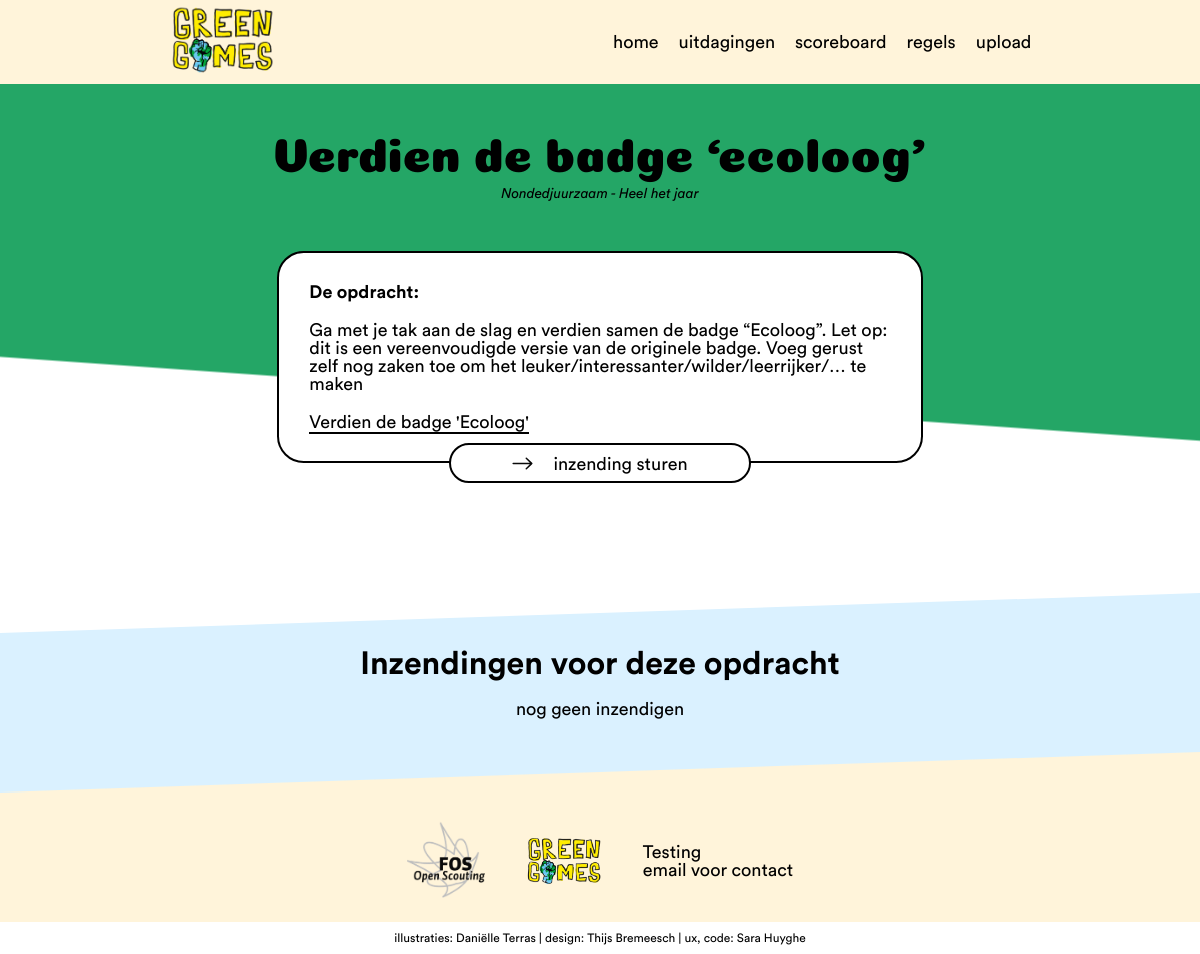
The app's page /index.php?page=detail&id=35 with its own data.
### tables this page shows
CREATE TABLE `opdrachten` (
  `id` int(11) NOT NULL,
  `opdracht` varchar(200) NOT NULL,
  `uitleg` text NOT NULL,
  `linkToPDF` varchar(200) NOT NULL,
  `linkTitel` varchar(200) NOT NULL,
  `punten` int(11) NOT NULL,
  `months_id` int(11) NOT NULL
);

CREATE TABLE `months` (
  `id` int(11) NOT NULL,
  `months` varchar(200) NOT NULL,
  `title` varchar(200) NOT NULL,
  `image` varchar(200) NOT NULL,
  `beginDate` datetime NOT NULL,
  `endDate` date NOT NULL
);

### controller/Controller.php (called while the page is built, shortened)
<?php
class Controller {
  public $route;
  public function filter() {
    call_user_func(array($this, $this->route['action']));
  }
  public function render() {
    $this->createViewVarWithContent();
  }
  private function createViewVarWithContent() {
    require __DIR__ . '/../view/' . strtolower($this->route['controller']) . '/' . $this->route['action'] . '.php';
  }
  private function renderInLayout() {
    include __DIR__ . '/../view/layout.php';
  }
}

### index.php (called while the page is built, shortened)
<?php
$routes = array(
  'index' => array(
    'controller' => 'Inzendingen',
    'action' => 'index'
  ),
  'scoreboard' => array(
    'controller' => 'Inzendingen',
    'action' => 'scoreboard'
  ),
  'upload' => array(
    'controller' => 'Inzendingen',
    'action' => 'upload'
  ),
  'uploadVideo' => array(
    'controller' => 'Inzendingen',
    'action' => 'uploadVideo'
  ),
  'uploadFoto' => array(
    'controller' => 'Inzendingen',
    'action' => 'uploadFoto'
  ),
  'login' => array(
    'controller' => 'Users',
    'action' => 'login'
  ),
  'logout' => array(
    'controller' => 'Users',
    'action' => 'logout'
  ),
  'register' => array(
    'controller' => 'Users',
    'action' => 'register'
  ),
  'admin' => array(
    'controller' => 'Users',
    'action' => 'admin'
  )
  ,
  'opdrachten' => array(
    'controller' => 'Opdrachten',
    'action' => 'opdrachten'
  ),
  'detail' => array(
    'controller' => 'Opdrachten',
    'action' => 'detail'
  ),
  'regels' => array(
    'controller' => 'Opdrachten',
    'action' => 'regels'
  ),
);
$route = $routes[$_GET['page']];
$controllerObj = new $controllerName();
$controllerObj->route = $route;
$controllerObj->filter();
$controllerObj->render();

### controller/OpdrachtenController.php (called while the page is built, shortened)
<?php
require_once __DIR__ . '/Controller.php';
require_once __DIR__ . '/../dao/InzendingenDAO.php';
require_once __DIR__ . '/../dao/OpdrachtenDAO.php';
class OpdrachtenController extends Controller {
  function __construct() {
    $this->InzendingenDAO = new InzendingenDAO();
    $this->OpdrachtenDAO = new OpdrachtenDAO();
  }
  public function detail() {
    if(!empty($_GET['id'])) {
      $opdracht = $this->OpdrachtenDAO->selectById($_GET['id']);
      $inzendingen = $this->InzendingenDAO->selectByOpdrachtId($_GET['id']);
    }
  }
}

### dao/OpdrachtenDAO.php (called while the page is built, shortened)
<?php
class OpdrachtenDAO extends DAO {
    public function selectById($id) {
        $sql = "SELECT `opdrachten`.*, `months`.*  FROM `opdrachten` INNER JOIN `months` ON `months_id` = `months`.`id` WHERE `opdrachten`.`id` = :id";
        $stmt = $this->pdo->prepare($sql);
        $stmt->bindValue(':id', $id);
        $stmt->execute();
        return $stmt->fetch(PDO::FETCH_ASSOC);
    }
}

### dao/InzendingenDAO.php (called while the page is built, shortened)
<?php
class InzendingenDAO extends DAO {
  public function selectByOpdrachtId($id) {
    $sql = "SELECT `inzendingen`.*, `opdrachten`.`opdracht`, `opdrachten`.`punten`, `scouts`.`scouts`, `months`.`months`FROM `inzendingen` INNER JOIN `opdrachten` ON `opdracht_id` = `opdrachten`.`id` INNER JOIN `months` ON `months_id` = `months`.`id` INNER JOIN `scouts` ON `scouts_id` = `scouts`.`id` WHERE `inzendingen`.`opdracht_id` = :id AND `inzendingen`.`approved` = 0 AND `inzendingen`.`opdracht_id` != 40";
    $stmt = $this->pdo->prepare($sql);
    $stmt->bindValue(':id', $id);
    $stmt->execute();
    return $stmt->fetchAll(PDO::FETCH_ASSOC);
  }
}

### view/opdrachten/detail.php (the view)
<section class="firstInfo">
<section class="uitlegDetail">
<h1><?php echo $opdracht['opdracht'] ?></h1>
    <p class="infoDetail italic"><?php echo $opdracht['title'] ?> - <?php echo $opdracht['months'] ?></p>
    <div class="uitlegOpdracht">
        <div>
            <b>De opdracht:</b>
            <p><?php echo $opdracht['uitleg'] ?></p>
            <a href="<?php echo $opdracht['linkToPDF'] ?>" target="_blank"><?php echo $opdracht['linkTitel'] ?></a>
        </div>
        <a class="button" href="index.php?page=upload"><img src="./assets/img/arrow.svg" alt="arrow">inzending sturen</a>
    </div>
</section>
</section>
<div class="inzendingen-top-border"></div>
<section class="specialInzendignen detail">
    <h3>Inzendingen voor deze opdracht</h3>
    <div class="inzendingen">
    <?php if($inzendingen != []): ?>
        <?php foreach ($inzendingen as $inzending): ?>
        <div class="inzending">
        <?php if($inzending['image'] != ""): ?>
            <img src="<?php echo $inzending['image'];?>" alt="" width="320" height="180" class="image"/>
        <?php else: ?>
            <?php if($inzending['videoPlatform'] === "youtube"):?>
            <iframe src="https://www.youtube.com/embed/<?php echo $inzending['embed'] ?>?autoplay=0&showinfo=0&controls=0" width="320" height="180"  frameborder="0" allowfullscreen class="video"></iframe>
                <?php elseif($inzending['videoPlatform'] === "vimeo"): ?>
            <iframe src="https://player.vimeo.com/video/<?php echo $inzending['embed'] ?>?title=0&byline=0&portrait=0" width="320" height="180"  frameborder="0" allowfullscreen class="video"></iframe>
            <?php else: ?>
            <iframe src="<?php echo $inzending['video'] ?>" width="320" height="180" controls=0 frameborder="0" allowfullscreen class="video"></iframe>
              <?php endif; ?>
                <?php endif; ?>
        <div class="infoInzendingen">
            <h4><?php echo $inzending['opdracht'] ?></h4>
            <p><?php echo $inzending['scouts'] ?></p>
            <p class="italic"><?php echo $inzending['months'] ?></p>
            <a class="clickThrough" href="index.php?page=opdrachten">
                <img src="./assets/img/arrow.svg" alt="arrow">
            </a>
        </div>
    </div>
        <?php endforeach; ?>
    <?php else: ?>
        <p style="text-align:center; grid-column: 2">nog geen inzendigen</p>
    <?php endif; ?>
    </div>
</section>
<div class="inzendingen-bottom-border"></div>
<div class="footer-top-border"></div>

### css/style.css (style rules this page uses)
html { height: 100%; font-size: 62.5%; position: relative; background-size: cover; width: 100%; z-index: 2; }
*, *:before, *:after { box-sizing: inherit; }
body { font-family: 'CircularStd_Regular'; font-size: 1.8rem; }
h1 { font-family: Coiny_Regular; font-size: 4.8rem; padding: 1.5rem 0; margin: 0; }
h3 { font-family: CircularStd_Bold; font-size: 3.2rem; }
a { color: #000; font-size: 1.8rem; border-bottom: #000 solid .2rem; text-decoration: none; padding-bottom: .1rem; }
b { font-family: CircularStd_Bold; }
.italic { font-family: "CircularStd_italic"; font-size: 1.4rem; }
.inzendingen { display: grid; grid-template-columns: repeat(3,240pt); grid-gap: 4rem; padding: 2rem 0rem; }
.inzendingen-top-border { box-sizing: padding-box; content: ''; display: block; width: 0; height: 0; border-bottom: 20px solid #DAF1FF; border-left: 50vw solid transparent; border-right: 50vw solid #DAF1FF; border-top: 20px solid transparent; }
.inzendingen-bottom-border { box-sizing: padding-box; content: ''; display: block; width: 0; height: 0; border-top: 20px solid #DAF1FF; border-right: 50vw solid transparent; border-left: 50vw solid #DAF1FF; border-bottom: 20px solid transparent; }
.footer-top-border { box-sizing: padding-box; content: ''; display: block; width: 0; height: 0; margin-top: -4.1rem; margin-bottom: -4rem; border-bottom: 20px solid #FFF4DA; border-left: 50vw solid transparent; border-right: 50vw solid #FFF4DA; border-top: 20px solid transparent; }
.specialInzendignen { display: flex; flex-direction: column; align-items: center; background-color: #DAF1FF; padding: 1.5rem 0; width: 100%; }
.firstInfo { width: 100%; background-image: linear-gradient(-176deg, #24A666 60%, white calc(60% + 2px)) }
.uitlegDetail { text-align: center; padding: 2.5rem 0 5rem 0; }
.infoDetail { grid-column: 1; font-size: 1.4rem; }
.uitlegOpdracht { width: 484pt; text-align: left; display: grid; grid-template-columns: 25% 50% 25%; grid-template-rows: 1fr repeat(2, 3rem); margin: 5rem auto; }
.uitlegOpdracht div { font-size: 1.8rem; border: solid #000 0.2rem; border-radius: 20pt; background-color: white; padding: 3rem; grid-row: 1 / 3; grid-column: 1 /4; }
.uitlegOpdracht p { padding: 2rem 0; }
.uitlegOpdracht .button { grid-row: 2 / 4; grid-column: 2 /3; background-color: #fff; }
.button { border: solid 0.2rem #000; border-radius: 20px; padding: 1rem 3rem; margin: 1rem; text-decoration: none; color: black; text-align: center; }
.button img { padding-right: 2rem; }

### records on screen
opdrachten: opdracht "Verdien de badge ‘ecoloog’", months.title "Nondedjuurzaam", months.months "Heel het jaar", uitleg "Ga met je tak aan de slag en verdien samen de badge “Ecoloog”. Let op: dit is een vereenvoudigde versie van de originele badge. Voeg gerust zelf nog zaken toe om het leuker/interessanter/wilder/leerrijker/… te maken", linkTitel "Verdien de badge 'Ecoloog'"
